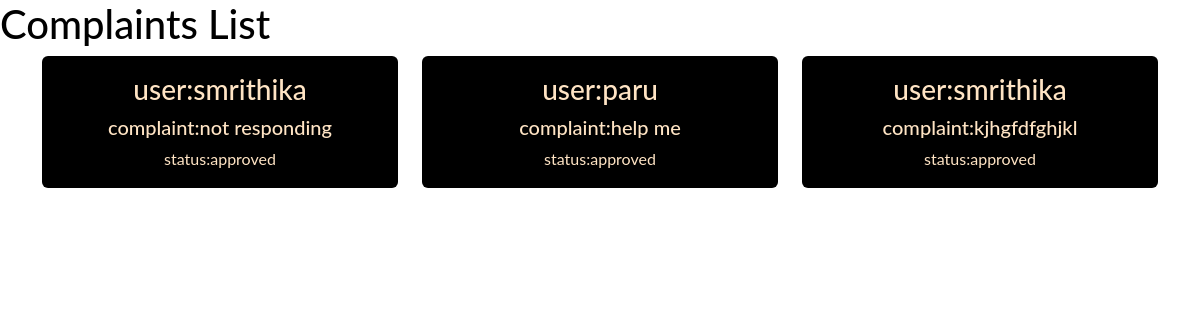
The app's page /complaintlist/admin (signed in), older data.
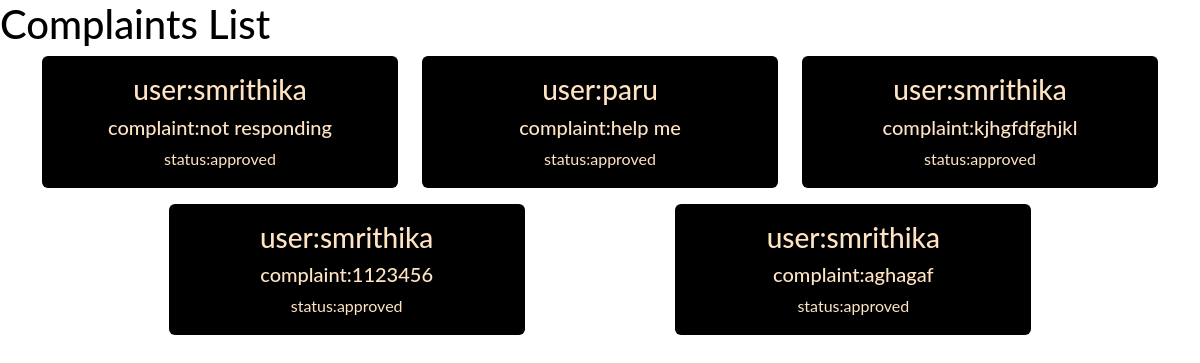
The same page, newer data.
### app/models.py (models this page shows, shortened)
class Complaint(models.Model):
    complainant = models.ForeignKey(User, on_delete=models.CASCADE)
    description = models.TextField()
    date_time = models.DateTimeField(auto_now_add=True)
    status_option={
        ("pending","pending"),
        ("approved","approved")
    }
    status=models.CharField(max_length=200,choices=status_option,default="pending")

class User(AbstractUser):
    ROLE_CHOICES = [
        ("admin","Admin"),
        ("user", "User"),
        ("police","police")
    ]
    role = models.CharField(max_length=200, choices=ROLE_CHOICES, default="user")

### app/views.py (the view)
# urls.py: path("complaintlist/admin",AdminComplaintListView.as_view(),name="admin-complaintlist"),
@method_decorator(decs,name="dispatch")
class AdminComplaintListView(ListView):
    model = Complaint
    template_name = 'admincomplaint_list.html'
    context_object_name = 'complaint'

### app/decorator.py (called while the page is built)
def login_required(fn):
    def wrapper(request,*args,**kwargs):
        if not request.user.is_authenticated:
            messages.error(request,"invalid session")
            return redirect("signin")
        else:
            return fn(request,*args,**kwargs)
    return wrapper

### app/templates/admincomplaint_list.html (shortened to what this page needs)
<!DOCTYPE html>
<html lang="en">
<head>
    <link href="https://cdn.jsdelivr.net/npm/bootstrap@5.3.3/dist/css/bootstrap.min.css" rel="stylesheet">
</head>
<body>
    <h1>Complaints List</h1>
    <div class="container mb-5">
        <div class="row justify-content-evenly">
            {% for c in complaint %}
            <div class="col-md-4">
                <div class="card mb-3">
                    <div class="card-body">
                        <h3 class="card-title">user:{{ c.complainant }}</h3>
                        <h5 class="card-title">complaint:{{ c.description }}</h5>
                        <p class="card-text">status:{{ c.status }}</p>
                    </div>
                </div>
            </div>
            {% endfor %}
        </div>
    </div>
</body>
</html>

Row changes from the older to the newer data that the page shows:
added Complaint: complainant "smrithika", description "1123456", status "approved"
added Complaint: complainant "smrithika", description "aghagaf", status "approved"
